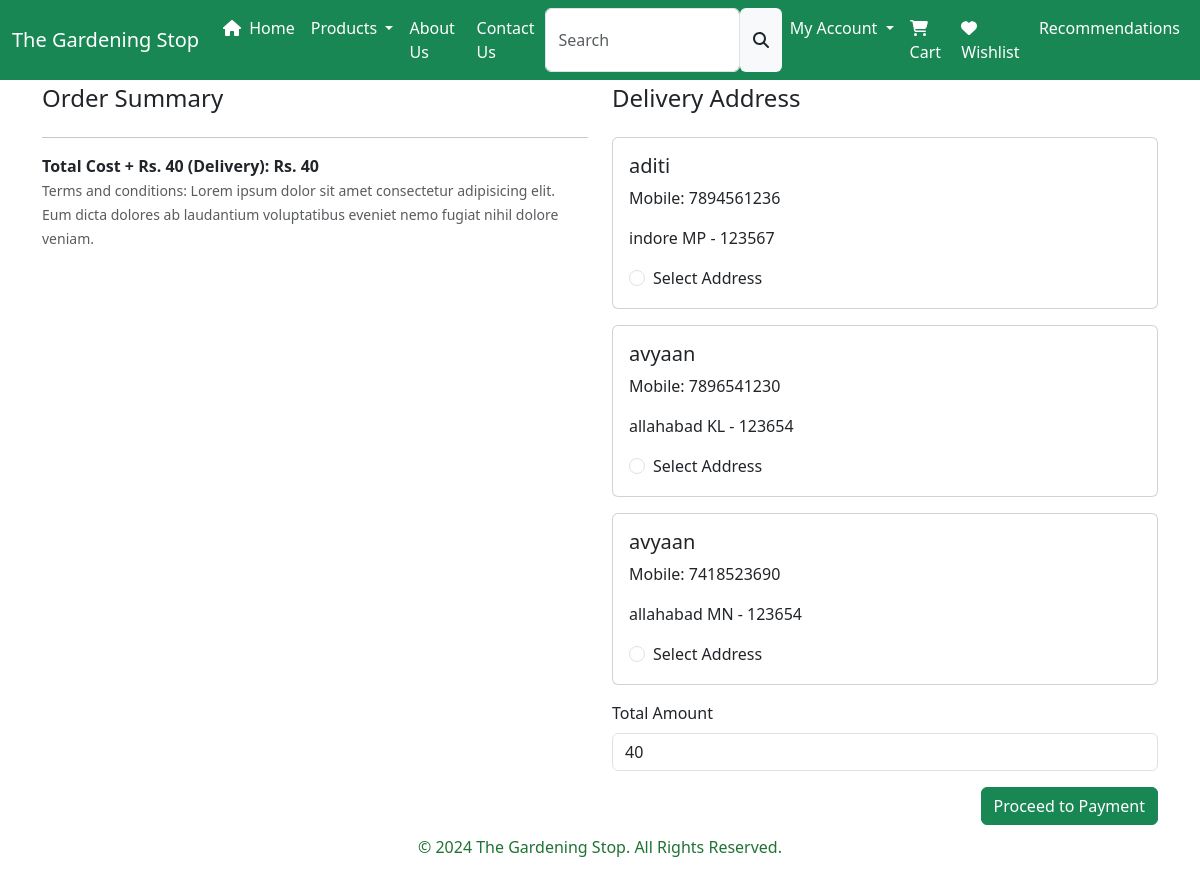
Screenshot of /checkout/ (signed in) with the database file from the repository.
### app/models.py (models this page shows, shortened)
class Customer(models.Model):
    user = models.ForeignKey(User, on_delete=models.CASCADE)
    name = models.CharField(max_length=200)
    city = models.CharField(max_length=50)
    mobile = models.CharField(
        max_length=10,
        validators=[
            RegexValidator(regex='^\d{10}$', message='Mobile number must be exactly 10 digits.')
        ]
    )
    pincode = models.CharField(
        max_length=6,
        validators=[
            RegexValidator(regex='^\d{6}$', message='Pincode must be exactly 6 digits.')
        ]
    )
    state = models.CharField(choices=STATE_CHOICES, max_length=50)

### app/views.py (the view, shortened to what this page needs)
# urls.py: path('checkout/', views.checkout.as_view(),name='checkout'),
class checkout(View):
    def get(self, request):
        totalitem = 0
        if request.user.is_authenticated:
            totalitem = len(Cart.objects.filter(user=request.user))
        user = request.user
        add = Customer.objects.filter(user=user)  # Fetch customer addresses
        cart_items = Cart.objects.filter(user=user)  # Fetch cart items
        famount = 0
        for p in cart_items:
            if p.product.category in ['Soil', 'Tool', 'Seed', 'AG']:
                value = p.quantity * (p.product.selling_price or 0)
            else:
                value = p.quantity * (p.product.discounted_price or 0)
            famount += value
        totalamount = famount + 40  # Adding delivery charge
        return render(request, 'checkout.html', {
            'add': add,
            'cart_items': cart_items,
            'totalamount': totalamount,
            'totalitem': totalitem
        })

### app/templates/checkout.html (shortened to what this page needs)
{% extends 'base.html' %}
{% load static %}
{% block main-content %}
<div class="container mt-1">
    <div class="row">
        <div class="col-md-6">
            <h4 class="mb-4">Order Summary</h4>
            <hr>
            <div class="fw-bold">
                Total Cost + Rs. 40 (Delivery): Rs. {{ totalamount }}
            </div>
            <small class="text-muted mt-2">
                Terms and conditions: Lorem ipsum dolor sit amet consectetur adipisicing elit. Eum dicta dolores ab laudantium voluptatibus eveniet nemo fugiat nihil dolore veniam.
            </small>
        </div>
        <div class="col-md-6">
            <h4 class="mb-4">Delivery Address</h4>
            <form method="post" id="myform">
                {% for ad in add %}
                <div class="card mb-3">
                    <div class="card-body">
                        <h5 class="card-title">{{ ad.name }}</h5>
                        <p class="card-text">Mobile: {{ ad.mobile }}</p>
                        <p class="card-text">{{ ad.city }} {{ ad.state }} - {{ ad.pincode }}</p>
                        <div class="form-check">
                            <input class="form-check-input" type="radio" name="custadd" id="custadd{{ forloop.counter }}" value="{{ ad.id }}">
                            <label class="form-check-label" for="custadd{{ forloop.counter }}">
                                Select Address
                            </label>
                        </div>
                    </div>
                </div>
                {% endfor %}
                <div class="mb-3">
                    <label for="totalamount" class="form-label">Total Amount</label>
                    <input type="number" class="form-control" name="totalamount" value="{{ totalamount }}" readonly>
                </div>
                <div class="text-end">
                    <button type="submit" class="btn btn-success">Proceed to Payment</button>
                </div>
            </form>
        </div>
    </div>
</div>
{% endblock main-content %}

### app/templates/base.html (style rules this page uses)
body { display: flex; flex-direction: column; min-height: 100vh; }

### rows the page displays
Customer: name "aditi", mobile "7894561236", city "indore", state "MP", pincode "123567"
Customer: name "avyaan", mobile "7896541230", city "allahabad", state "KL", pincode "123654"
Customer: name "avyaan", mobile "7418523690", city "allahabad", state "MN", pincode "123654"

### other values shown
{{ totalamount }} "40"
